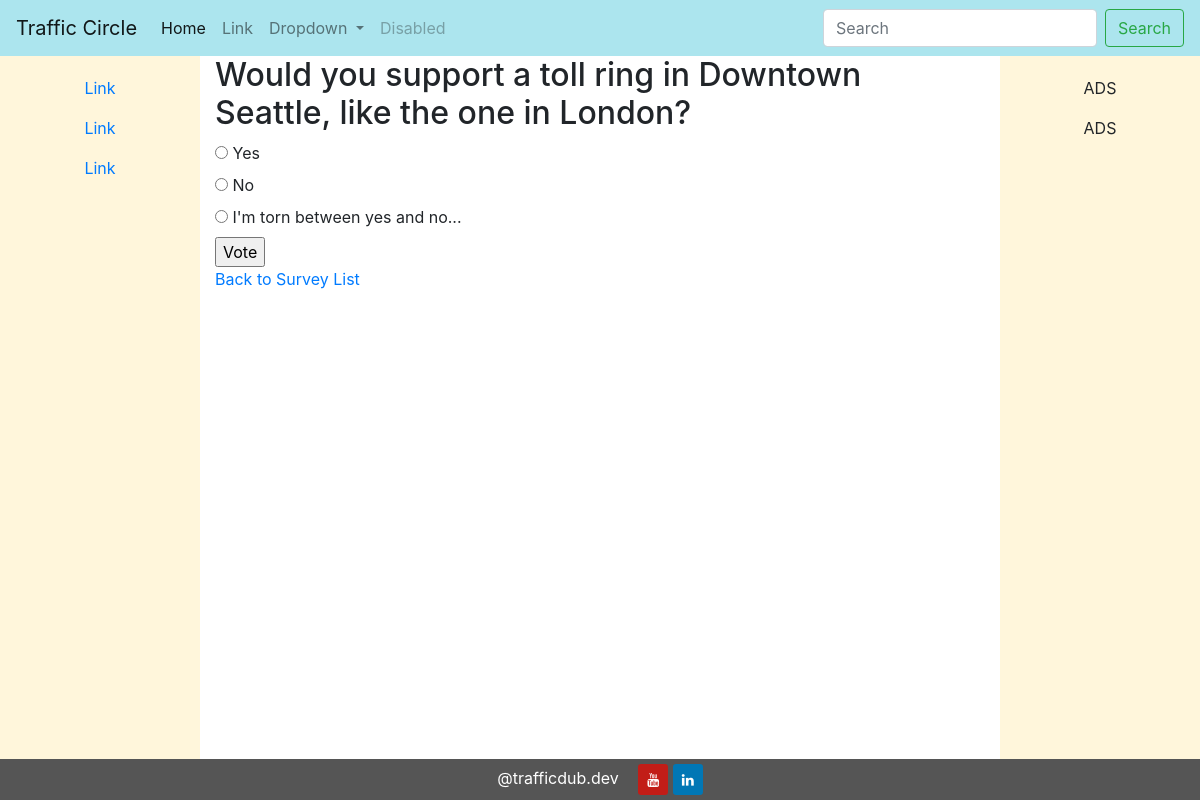
Page /polls/9/ on the committed database.
### polls/models.py (models this page shows, shortened)
class Question(models.Model):
    question_text = models.CharField(max_length=200)
    pub_date = models.DateTimeField('date published')
    category = models.ManyToManyField(Category, related_name='questions')
    topic = models.ManyToManyField(Topic, related_name='questions')
    def was_published_recently(self):
        now = timezone.now()
        return now - dt.timedelta(days=14) <= self.pub_date <= now
    was_published_recently.admin_order_field = 'pub_date'
    was_published_recently.boolean = True
    was_published_recently.short_description = 'Published recently?'

class Choice(models.Model):
    question = models.ForeignKey(Question, on_delete=models.CASCADE, related_name='choices')
    choice_text = models.CharField(max_length=200)
    votes = models.IntegerField(default=0)

### polls/views.py (the view)
# urls.py: path('<int:pk>/', views.DetailView.as_view(), name='detail'),
class DetailView(generic.DetailView):
    model = Question
    template_name = 'polls/detail.html'
    def get_queryset(self):
        return Question.objects.filter(
            pub_date__lte=tz.now()
        )

### polls/templates/polls/detail.html (shortened to what this page needs)
{% extends "polls/layout.html" %}
{% block polls_body %}
    <h2>{{ question.question_text }}</h2>
    <form action="{% url 'polls:vote' question.id %}" method="post">
        {% for choice in question.choices.all %}
            <input type="radio" name="choice" id="choice{{ forloop.counter }}"
                value="{{ choice.id }}">
            <label for="choice{{ forloop.counter }}">{{ choice.choice_text }}</label><br>
        {% endfor %}
        <input type="submit" value="Vote">
    </form>
    <a href="{% url 'polls:index' %}">Back to Survey List</a>
{% endblock %}

### rows in the picture
Question: question_text "Would you support a toll ring in Downtown Seattle, like the one in London?"
Choice: choice_text "Yes"
Choice: choice_text "No"
Choice: choice_text "I'm torn between yes and no..."
